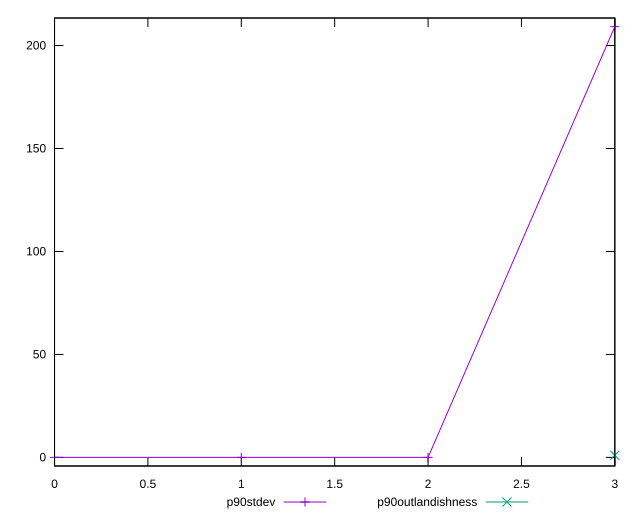

Recreate this plot in gnuplot.
reset

$p90Stdev <<EOF
0 0
1 0
2 0
3 209.17814913621476
EOF

$p90Outlandishness <<EOF
3 1.0125850338103137
EOF

set key outside below
set xrange [0:3]
set yrange [-4.183562982724295:213.36171211893904]
set trange [-4.183562982724295:213.36171211893904]
set terminal svg size 640, 520 enhanced background rgb 'white'
set output "reports/report_00032_2021-02-25T10-28-15.087Z/render-blocking-resources/progression/stddev.svg"

plot $p90Stdev title "p90stdev" with linespoints, \
     $p90Outlandishness title "p90outlandishness" with linespoints

reset
